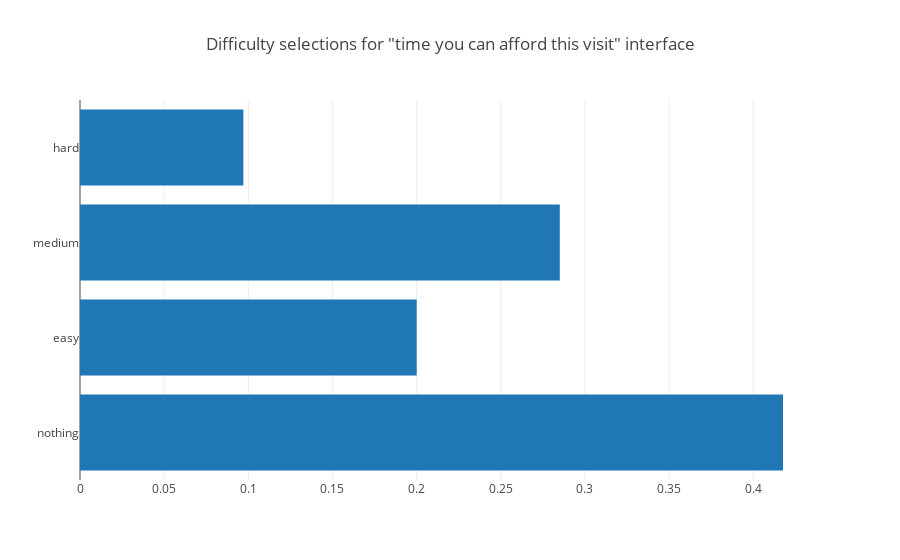

The cell this chart's notebook holds for it:
### Code cell
plotdict(get_choose_difficulty_counts_for_user_list_user_normalized(difficulty_interface_to_users['time_afford']), 'Difficulty selections for "time you can afford this visit" interface')

### Figure 1 — Plotly figure (JSON) as saved in the notebook; plotly's stock layout.template omitted (floating-point values rounded to 4 significant figures)
{"data": [{"orientation": "h", "type": "bar", "uid": "f891e9ef-0109-4e61-83c6-214f5cdb25f4", "x": [0.4177, 0.2001, 0.2851, 0.09707], "y": ["nothing", "easy", "medium", "hard"]}], "layout": {"title": {"text": "Difficulty selections for \"time you can afford this visit\" interface"}}}
